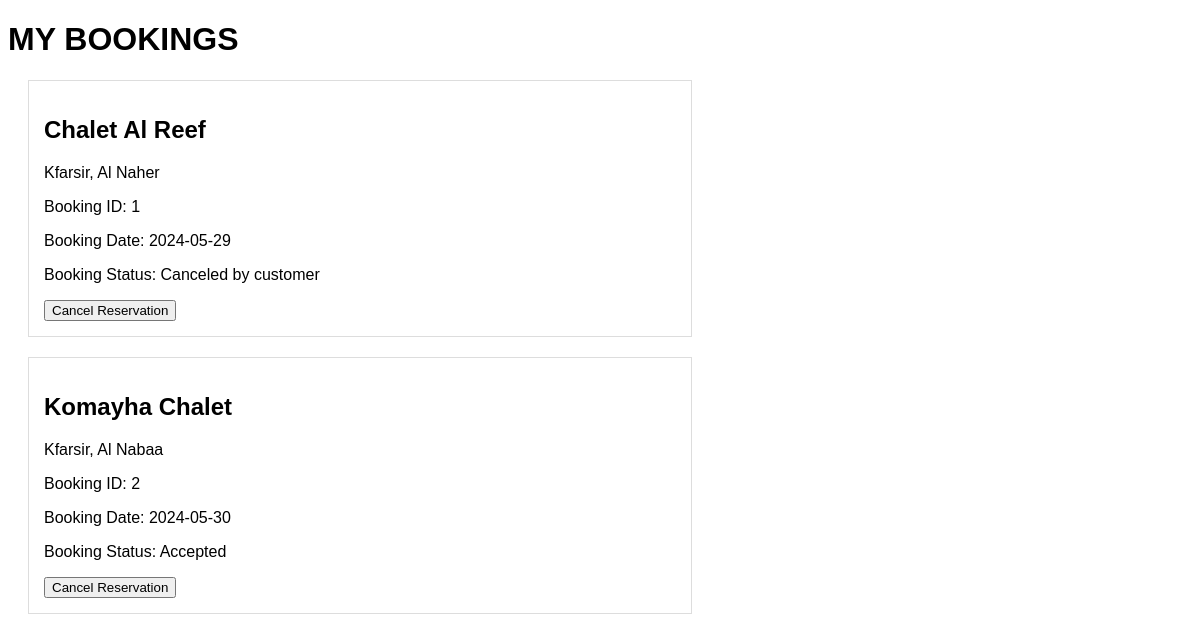
Page /customerProfile.php (signed in) on the committed database.
### tables this page shows
CREATE TABLE `bookings` (
  `id` int(11) NOT NULL,
  `cid` int(11) NOT NULL,
  `cuid` int(11) NOT NULL,
  `booking_date` date NOT NULL,
  `status` text NOT NULL DEFAULT 'Pending'
);

CREATE TABLE `chalet` (
  `id` int(11) NOT NULL,
  `name` varchar(255) DEFAULT NULL,
  `location` varchar(255) DEFAULT NULL,
  `description` text DEFAULT NULL,
  `price` int(11) DEFAULT NULL,
  `oid` int(11) DEFAULT NULL,
  `capacity` int(11) DEFAULT NULL,
  `rooms` int(11) DEFAULT NULL,
  `status` varchar(50) NOT NULL DEFAULT 'available'
);

### customerProfile.php (the view, shortened to what this page needs)
<?php
    $customerId = $_SESSION["cid"];
    $conn = connectToDB();
    $chaletsResult = mysqli_query($conn, "SELECT b.id, b.cid, b.cuid, b.booking_date, b.status, c.name, c.location
            FROM bookings b
            JOIN  chalet c ON b.cid = c.id
            WHERE b.cuid = $customerId; ");
    $bookings = [];
    while ($row = mysqli_fetch_assoc($chaletsResult)) {
        $bookings[] = $row;
    }
?>
<!DOCTYPE html>
<html lang="en">
<head>
    <link rel="stylesheet" href="styles/customerProfile.css">
</head>
<body>
<h1>MY BOOKINGS</h1>
<div class="booking-grid">
        <?php foreach ($bookings as $booking): ?>
            <div class="booking">
                <div class="chalet-details">
                    <h2> <?= $booking['name'] ?></h2>
                    <p> <?= $booking['location'] ?></p>
                    <p>Booking ID: <?= $booking['id'] ?></p>
                    <p>Booking Date: <?= $booking['booking_date'] ?></p>
                    <p>Booking Status: <?= $booking['status'] ?></p>
                    <form method="post" >
                    <button type="submit" name="submit" value="cancel">Cancel Reservation</button>
                    </form>
                </div>
            </div>
        <?php endforeach; ?>
        </div>
</body>
</html>

### styles/customerProfile.css (style rules this page uses)
body { font-family: Arial, sans-serif; }
.booking { border: 1px solid #ddd; padding: 15px; margin-top: 10px; margin-left: 20px; margin-right: 500px; margin-bottom: 20px; display: flex; align-items: center; }

### rows in the picture
bookings: cid.name "Chalet Al Reef", cid.location "Kfarsir, Al Naher", id "1", booking_date "2024-05-29", status "Canceled by customer"
bookings: cid.name "Komayha Chalet", cid.location "Kfarsir, Al Nabaa", id "2", booking_date "2024-05-30", status "Accepted"
